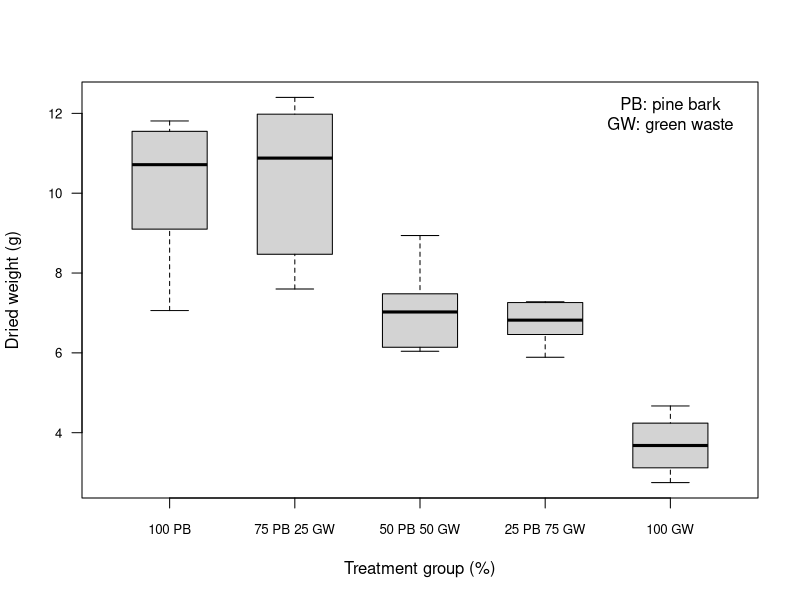

R code for this plot:
# author: Kwan Yu Chuk
# date: 5/26/2024

# ANOVA example
greenwaste <- read.csv("GreenWasteExperiment.csv", stringsAsFactors = T)

head(greenwaste)
str(greenwaste)
summary(greenwaste)

with(greenwaste, tapply(Dry_shoot_mass, Treatment_group, mean))
with(greenwaste, tapply(Dry_shoot_mass, Treatment_group, sd))

greenwaste$Treatment_group<-factor(greenwaste$Treatment_group, levels= c("100_PB", "75_PB.25_GW", "50_PB.50_GW", "25_PB.75_GW", "100_GW"))

with(greenwaste,boxplot(Dry_shoot_mass ~ Treatment_group,
                         names = c("100 PB", "75 PB 25 GW", "50 PB 50 GW", "25 PB 75 GW", "100 GW"), 
                         ylab = "Dried weight (g)",
                         xlab = "Treatment group (%)",
                         boxwex = 0.6,
                         cex.axis =0.8,
                         las = 1))  
text(x = 5, y = 12, labels = paste("PB: pine bark", "GW: green waste", sep = "\n"))

with(greenwaste, bartlett.test(Dry_shoot_mass ~ Treatment_group))

with(greenwaste,oneway.test(Dry_shoot_mass ~ Treatment_group, var.equal=FALSE ))

with(greenwaste,pairwise.t.test(Dry_shoot_mass, Treatment_group, pool.sd=FALSE))
